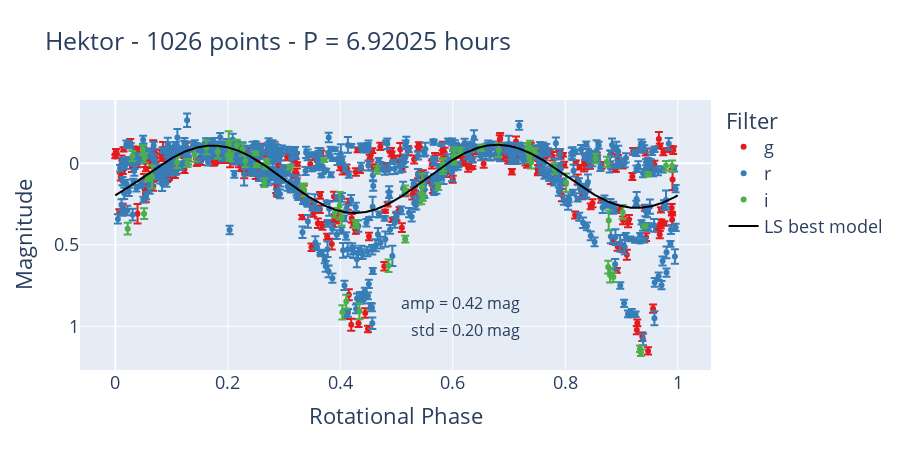

This figure's notebook cell:
### Code cell
import numpy as np
model_params = rot.compute_phased_model(JD = np.array(rot.table['jd_lt_corr']), 
                                                        mag = np.array(rot.table['phase_corrected_mag']),
                                                        best_freq = rot.best_freq ,
                                                        epoch0=2458279.952216666 # 2018-06-10 10:51:12 first valid data point
                                                       )
            
df = plots.folded_lightcurve(asteroid=body.name,
                                table = rot.table,
                                filter_codes=np.array(rot.table['filter_code']),
                                JD=np.array(rot.table['jd_lt_corr']),  
                                model_params=model_params, 
                                corrected_mag=np.array(rot.table['phase_corrected_mag']),
                                mag_err=np.array(rot.table['mag_cal_err']),
                                best_freq = rot.best_freq, 
                                save_path=string+'_lightcurve_folded.jpg', 
                                epoch_zero = 2458279.952216666, # 2018-06-10 10:51:12 first valid data point
                                show_fig=True)

### Figure 1 — Plotly figure (JSON) as saved in the notebook; plotly's stock layout.template omitted (floating-point values rounded to 4 significant figures; data arrays with more than 128 entries replaced by an {"elided": "..."} marker saying what was removed)
{"data": [{"error_y": {"array": {"elided": "351 float values"}, "visible": true}, "marker": {"color": "rgb(228,26,28)", "size": 6}, "mode": "markers", "name": "g", "type": "scatter", "x": {"elided": "351 float values"}, "y": {"elided": "351 float values"}}, {"error_y": {"array": {"elided": "604 float values"}, "visible": true}, "marker": {"color": "rgb(55,126,184)", "size": 6}, "mode": "markers", "name": "r", "type": "scatter", "x": {"elided": "604 float values"}, "y": {"elided": "604 float values"}}, {"error_y": {"array": [0.02802, 0.03202, 0.04301, 0.01104, 0.03401, 0.03102, 0.02902, 0.03502, 0.02901, 0.02402, 0.01703, 0.03901, 0.02702, 0.05201, 0.08401, 0.04601, 0.03601, 0.06401, 0.08101, 0.03202, 0.03701, 0.03501, 0.06101, 0.01005, 0.02401, 0.04401, 0.01903, 0.07001, 0.02902, 0.01204, 0.01703, 0.04001, 0.02702, 0.02602, 0.04401, 0.02003, 0.02002, 0.04201, 0.03901, 0.04501, 0.03002, 0.02002, 0.02402, 0.04801, 0.04101, 0.03801, 0.03601, 0.02402, 0.02102, 0.04201, 0.03302, 0.02103, 0.05601, 0.03901, 0.07601, 0.04801, 0.04501, 0.04001, 0.02203, 0.02502, 0.01203, 0.01303, 0.01204, 0.01403, 0.02902, 0.02302, 0.01304, 0.04201, 0.03701, 0.02003, 0.02202], "visible": true}, "marker": {"color": "rgb(77,175,74)", "size": 6}, "mode": "markers", "name": "i", "type": "scatter", "x": [0.04874, 0.03042, 0.7374, 0.3714, 0.2161, 0.8741, 0.979, 0.9899, 0.8538, 0.7324, 0.7453, 0.5825, 0.5153, 0.6026, 0.3989, 0.4022, 0.6016, 0.5439, 0.5455, 0.7806, 0.2311, 0.1097, 0.8772, 0.2515, 0.5461, 0.9019, 0.3335, 0.06538, 0.3903, 0.9412, 0.05765, 0.6814, 0.7362, 0.265, 0.4037, 0.9328, 0.9344, 0.4106, 0.8762, 0.8795, 0.8853, 0.2026, 0.2042, 0.4339, 0.1823, 0.4857, 0.02205, 0.1283, 0.5741, 0.141, 0.05117, 0.5154, 0.8014, 0.7391, 0.2016, 0.2032, 0.5823, 0.3356, 0.4268, 0.4284, 0.2494, 0.2674, 0.2691, 0.3104, 0.05208, 0.465, 0.9471, 0.1617, 0.2261, 0.6505, 0.6133], "y": [-0.08236, -0.04381, -0.09551, -0.01888, -0.11, -0.009088, 0.01563, 0.01746, -0.0295, -0.1009, -0.07698, 0.007889, 0.1631, -0.04511, 0.2603, 0.336, -0.04261, 0.1871, 0.1461, 0.03181, -0.01338, -0.005231, 0.3511, 0.01301, 0.2079, 0.2997, 0.1489, 0.08367, 0.3036, 0.3856, 0.09127, -0.07902, -0.03251, 0.1189, 0.9143, 1.137, 1.162, 0.8484, 0.6362, 0.6854, 0.6978, -0.03661, -0.03688, 0.9076, -0.06982, 0.6283, 0.4015, -0.001353, 0.1424, -0.0518, 0.3094, 0.4652, 0.1193, -0.006153, -0.1203, -0.089, 0.02069, 0.1638, 0.3705, 0.3742, -0.06068, 0.02093, -0.009894, 0.02462, -0.03327, 0.04072, 0.06763, -0.09801, -0.08375, -0.09445, -0.07249]}, {"line": {"color": "black", "width": 2}, "mode": "lines", "name": "LS best model", "type": "scatter", "x": {"elided": "1026 float values"}, "y": {"elided": "1026 float values"}}], "layout": {"annotations": [{"font": {"size": 16}, "showarrow": false, "text": "std = 0.20 mag", "x": 0.7, "xref": "paper", "y": 0.1, "yref": "paper"}, {"font": {"size": 16}, "showarrow": false, "text": "amp = 0.42 mag", "x": 0.7, "xref": "paper", "y": 0.2, "yref": "paper"}], "font": {"size": 18}, "height": 450, "legend": {"title": {"text": "Filter"}}, "title": {"text": "Hektor - 1026 points - P = 6.92025 hours"}, "width": 900, "xaxis": {"title": {"text": "Rotational Phase"}}, "yaxis": {"autorange": "reversed", "title": {"text": "Magnitude"}}}}
